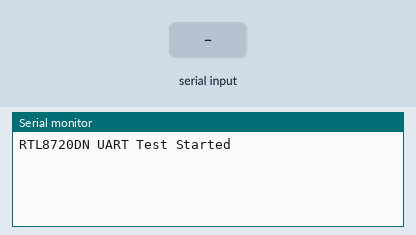
The sketch below on a simulated ESP32. Parts: the last lines printed to the serial monitor. Inputs (shaded band) come from the test bench.

Above: at 1.2 s.
1.3 s: "h\n" received over the second serial link
At 2.3 s:
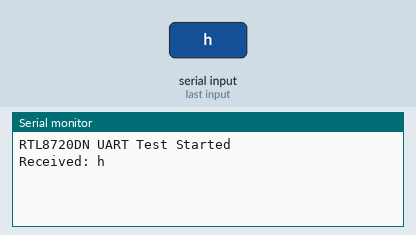
2.8 s: ":\n" received over the second serial link
At 3.5 s:
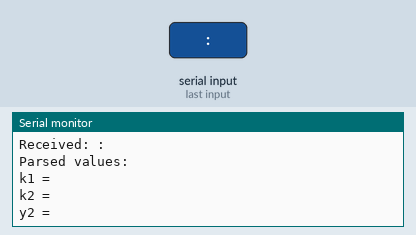
4.3 s: "1\n" received over the second serial link
At 4.6 s:
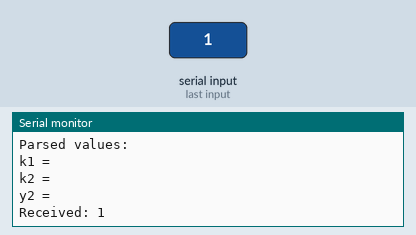

Measured:
- after the input at 1.3 s, the serial monitor: prints a new line at once (image 1)
- after the input at 2.8 s, the serial monitor: prints a new line at once (image 2)
- after the input at 4.3 s, the serial monitor: prints a new line at once (image 3)

The sketch:

rtl8720.ino
```cpp
#include <Arduino.h>

// ============================
// Hàm greeting trả về "hello"
// ============================
String greeting() {
  return "hello";
}

// ============================
// Hàm lấy giá trị theo key
// ============================
String getValue(String data, String key) {
  int startIndex = data.indexOf(key + ":");
  if (startIndex == -1) return "";
  startIndex += key.length() + 1;
  int endIndex = data.indexOf(" ", startIndex);
  if (endIndex == -1) endIndex = data.length();
  return data.substring(startIndex, endIndex);
}

// ============================
// Setup
// ============================
void setup() {
  Serial.begin(115200);   // Debug
  Serial1.begin(115200);  // UART giao tiếp với ESP32
  Serial.println("RTL8720DN UART Test Started");
}

// ============================
// Loop
// ============================
void loop() {
  if (Serial1.available()) {
    String cmd = Serial1.readStringUntil('\n'); // đọc nguyên chuỗi tới newline
    cmd.trim(); // loại bỏ khoảng trắng đầu/cuối

    if (cmd.length() == 0) return; // bỏ qua chuỗi rỗng

    Serial.print("Received: ");
    Serial.println(cmd); // log nguyên chuỗi

    // Nếu nhận "h" thì trả về "hello"
    if (cmd == "h") {
      String result = greeting();
      Serial1.println(result);     // gửi kết quả về ESP32
    }
    // Nếu nhận chuỗi có dạng key:value
    else if (cmd.indexOf(":") != -1) {
      String v1 = getValue(cmd, "k1");
      String v2 = getValue(cmd, "k2");
      String v3 = getValue(cmd, "y2");

      Serial.println("Parsed values:");
      Serial.println("k1 = " + v1);
      Serial.println("k2 = " + v2);
      Serial.println("y2 = " + v3);

      // gửi kết quả trả về ESP32
      Serial1.println("OK:" + v1 + "," + v2 + "," + v3);
    }
  }
}
```
